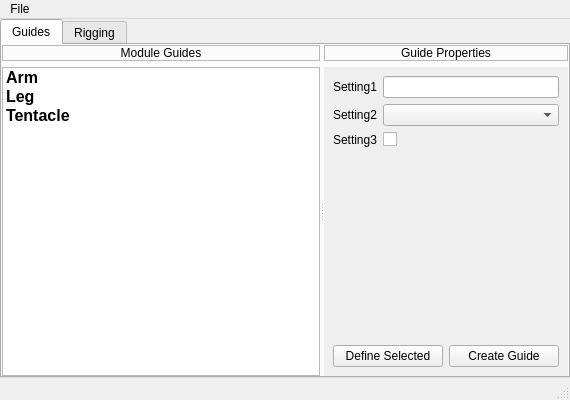
<?xml version="1.0" encoding="UTF-8"?>
<ui version="4.0">
 <class>trigger_MainWindow</class>
 <widget class="QMainWindow" name="trigger_MainWindow">
  <property name="geometry">
   <rect>
    <x>0</x>
    <y>0</y>
    <width>570</width>
    <height>400</height>
   </rect>
  </property>
  <property name="windowTitle">
   <string notr="true">TRigger</string>
  </property>
  <property name="toolTip">
   <string notr="true"/>
  </property>
  <property name="statusTip">
   <string notr="true"/>
  </property>
  <property name="whatsThis">
   <string notr="true"/>
  </property>
  <property name="accessibleName">
   <string notr="true"/>
  </property>
  <property name="accessibleDescription">
   <string notr="true"/>
  </property>
  <widget class="QWidget" name="centralwidget">
   <property name="toolTip">
    <string notr="true"/>
   </property>
   <property name="statusTip">
    <string notr="true"/>
   </property>
   <property name="whatsThis">
    <string notr="true"/>
   </property>
   <property name="accessibleName">
    <string notr="true"/>
   </property>
   <property name="accessibleDescription">
    <string notr="true"/>
   </property>
   <layout class="QVBoxLayout" name="centralWidget_vLay">
    <property name="spacing">
     <number>0</number>
    </property>
    <property name="leftMargin">
     <number>0</number>
    </property>
    <property name="topMargin">
     <number>0</number>
    </property>
    <property name="rightMargin">
     <number>0</number>
    </property>
    <property name="bottomMargin">
     <number>0</number>
    </property>
    <item>
     <widget class="QTabWidget" name="tabWidget">
      <property name="toolTip">
       <string notr="true"/>
      </property>
      <property name="statusTip">
       <string notr="true"/>
      </property>
      <property name="whatsThis">
       <string notr="true"/>
      </property>
      <property name="accessibleName">
       <string notr="true"/>
      </property>
      <property name="accessibleDescription">
       <string notr="true"/>
      </property>
      <property name="currentIndex">
       <number>0</number>
      </property>
      <widget class="QWidget" name="guides_tab">
       <property name="toolTip">
        <string notr="true"/>
       </property>
       <property name="statusTip">
        <string notr="true"/>
       </property>
       <property name="whatsThis">
        <string notr="true"/>
       </property>
       <property name="accessibleName">
        <string notr="true"/>
       </property>
       <property name="accessibleDescription">
        <string notr="true"/>
       </property>
       <attribute name="title">
        <string notr="true">Guides</string>
       </attribute>
       <layout class="QVBoxLayout" name="guides_tab_vlay">
        <property name="spacing">
         <number>0</number>
        </property>
        <property name="leftMargin">
         <number>0</number>
        </property>
        <property name="topMargin">
         <number>0</number>
        </property>
        <property name="rightMargin">
         <number>0</number>
        </property>
        <property name="bottomMargin">
         <number>0</number>
        </property>
        <item>
         <widget class="QSplitter" name="splitter">
          <property name="orientation">
           <enum>Qt::Horizontal</enum>
          </property>
          <widget class="QWidget" name="layoutWidget">
           <layout class="QVBoxLayout" name="L_guides_vLay">
            <item>
             <widget class="QLabel" name="module_guides_lbl">
              <property name="toolTip">
               <string notr="true"/>
              </property>
              <property name="statusTip">
               <string notr="true"/>
              </property>
              <property name="whatsThis">
               <string notr="true"/>
              </property>
              <property name="accessibleName">
               <string notr="true"/>
              </property>
              <property name="accessibleDescription">
               <string notr="true"/>
              </property>
              <property name="frameShape">
               <enum>QFrame::StyledPanel</enum>
              </property>
              <property name="frameShadow">
               <enum>QFrame::Plain</enum>
              </property>
              <property name="text">
               <string notr="true">Module Guides</string>
              </property>
              <property name="alignment">
               <set>Qt::AlignCenter</set>
              </property>
             </widget>
            </item>
            <item>
             <widget class="QListWidget" name="L_guides_listWidget">
              <property name="font">
               <font>
                <pointsize>12</pointsize>
                <weight>75</weight>
                <bold>true</bold>
                <strikeout>false</strikeout>
               </font>
              </property>
              <property name="mouseTracking">
               <bool>false</bool>
              </property>
              <property name="toolTip">
               <string notr="true"/>
              </property>
              <property name="statusTip">
               <string notr="true"/>
              </property>
              <property name="whatsThis">
               <string notr="true"/>
              </property>
              <property name="accessibleName">
               <string notr="true"/>
              </property>
              <property name="accessibleDescription">
               <string notr="true"/>
              </property>
              <property name="frameShape">
               <enum>QFrame::StyledPanel</enum>
              </property>
              <property name="viewMode">
               <enum>QListView::ListMode</enum>
              </property>
              <property name="currentRow">
               <number>-1</number>
              </property>
              <item>
               <property name="text">
                <string notr="true">Arm</string>
               </property>
               <property name="toolTip">
                <string notr="true"/>
               </property>
               <property name="statusTip">
                <string notr="true"/>
               </property>
               <property name="whatsThis">
                <string notr="true"/>
               </property>
               <property name="textAlignment">
                <set>AlignLeading|AlignVCenter</set>
               </property>
              </item>
              <item>
               <property name="text">
                <string notr="true">Leg</string>
               </property>
               <property name="toolTip">
                <string notr="true"/>
               </property>
               <property name="statusTip">
                <string notr="true"/>
               </property>
               <property name="whatsThis">
                <string notr="true"/>
               </property>
               <property name="textAlignment">
                <set>AlignLeading|AlignVCenter</set>
               </property>
              </item>
              <item>
               <property name="text">
                <string notr="true">Tentacle</string>
               </property>
               <property name="toolTip">
                <string notr="true"/>
               </property>
               <property name="statusTip">
                <string notr="true"/>
               </property>
               <property name="whatsThis">
                <string notr="true"/>
               </property>
               <property name="textAlignment">
                <set>AlignLeading|AlignVCenter</set>
               </property>
              </item>
             </widget>
            </item>
           </layout>
          </widget>
          <widget class="QWidget" name="verticalLayoutWidget_2">
           <layout class="QVBoxLayout" name="R_guides_vLay">
            <item>
             <widget class="QLabel" name="guide_properties_lbl">
              <property name="toolTip">
               <string notr="true"/>
              </property>
              <property name="statusTip">
               <string notr="true"/>
              </property>
              <property name="whatsThis">
               <string notr="true"/>
              </property>
              <property name="accessibleName">
               <string notr="true"/>
              </property>
              <property name="accessibleDescription">
               <string notr="true"/>
              </property>
              <property name="frameShape">
               <enum>QFrame::StyledPanel</enum>
              </property>
              <property name="frameShadow">
               <enum>QFrame::Plain</enum>
              </property>
              <property name="text">
               <string notr="true">Guide Properties</string>
              </property>
              <property name="alignment">
               <set>Qt::AlignCenter</set>
              </property>
             </widget>
            </item>
            <item>
             <widget class="QScrollArea" name="R_guides_scrollArea">
              <property name="toolTip">
               <string notr="true"/>
              </property>
              <property name="statusTip">
               <string notr="true"/>
              </property>
              <property name="whatsThis">
               <string notr="true"/>
              </property>
              <property name="accessibleName">
               <string notr="true"/>
              </property>
              <property name="accessibleDescription">
               <string notr="true"/>
              </property>
              <property name="frameShape">
               <enum>QFrame::NoFrame</enum>
              </property>
              <property name="frameShadow">
               <enum>QFrame::Sunken</enum>
              </property>
              <property name="lineWidth">
               <number>1</number>
              </property>
              <property name="widgetResizable">
               <bool>true</bool>
              </property>
              <widget class="QWidget" name="R_guides_WidgetContents">
               <property name="geometry">
                <rect>
                 <x>0</x>
                 <y>0</y>
                 <width>243</width>
                 <height>310</height>
                </rect>
               </property>
               <property name="toolTip">
                <string notr="true"/>
               </property>
               <property name="statusTip">
                <string notr="true"/>
               </property>
               <property name="whatsThis">
                <string notr="true"/>
               </property>
               <property name="accessibleName">
                <string notr="true"/>
               </property>
               <property name="accessibleDescription">
                <string notr="true"/>
               </property>
               <layout class="QVBoxLayout" name="R_guides_scrollArea_vLay">
                <item>
                 <layout class="QFormLayout" name="module_settings_formLayout">
                  <property name="horizontalSpacing">
                   <number>6</number>
                  </property>
                  <item row="0" column="0">
                   <widget class="QLabel" name="setting1_lbl">
                    <property name="toolTip">
                     <string notr="true"/>
                    </property>
                    <property name="statusTip">
                     <string notr="true"/>
                    </property>
                    <property name="whatsThis">
                     <string notr="true"/>
                    </property>
                    <property name="accessibleName">
                     <string notr="true"/>
                    </property>
                    <property name="accessibleDescription">
                     <string notr="true"/>
                    </property>
                    <property name="text">
                     <string notr="true">Setting1</string>
                    </property>
                   </widget>
                  </item>
                  <item row="0" column="1">
                   <widget class="QLineEdit" name="setting1_le">
                    <property name="toolTip">
                     <string notr="true"/>
                    </property>
                    <property name="statusTip">
                     <string notr="true"/>
                    </property>
                    <property name="whatsThis">
                     <string notr="true"/>
                    </property>
                    <property name="accessibleName">
                     <string notr="true"/>
                    </property>
                    <property name="accessibleDescription">
                     <string notr="true"/>
                    </property>
                   </widget>
                  </item>
                  <item row="1" column="0">
                   <widget class="QLabel" name="setting2_lbl">
                    <property name="toolTip">
                     <string notr="true"/>
                    </property>
                    <property name="statusTip">
                     <string notr="true"/>
                    </property>
                    <property name="whatsThis">
                     <string notr="true"/>
                    </property>
                    <property name="accessibleName">
                     <string notr="true"/>
                    </property>
                    <property name="accessibleDescription">
                     <string notr="true"/>
                    </property>
                    <property name="text">
                     <string notr="true">Setting2</string>
                    </property>
                   </widget>
                  </item>
                  <item row="1" column="1">
                   <widget class="QComboBox" name="setting2_combo">
                    <property name="toolTip">
                     <string notr="true"/>
                    </property>
                    <property name="statusTip">
                     <string notr="true"/>
                    </property>
                    <property name="whatsThis">
                     <string notr="true"/>
                    </property>
                    <property name="accessibleName">
                     <string notr="true"/>
                    </property>
                    <property name="accessibleDescription">
                     <string notr="true"/>
                    </property>
                   </widget>
                  </item>
                  <item row="2" column="0">
                   <widget class="QLabel" name="setting3_lbl">
                    <property name="toolTip">
                     <string notr="true"/>
                    </property>
                    <property name="statusTip">
                     <string notr="true"/>
                    </property>
                    <property name="whatsThis">
                     <string notr="true"/>
                    </property>
                    <property name="accessibleName">
                     <string notr="true"/>
                    </property>
                    <property name="accessibleDescription">
                     <string notr="true"/>
                    </property>
                    <property name="text">
                     <string notr="true">Setting3</string>
                    </property>
                   </widget>
                  </item>
                  <item row="2" column="1">
                   <widget class="QCheckBox" name="setting3_chk">
                    <property name="toolTip">
                     <string notr="true"/>
                    </property>
                    <property name="statusTip">
                     <string notr="true"/>
                    </property>
                    <property name="whatsThis">
                     <string notr="true"/>
                    </property>
                    <property name="accessibleName">
                     <string notr="true"/>
                    </property>
                    <property name="accessibleDescription">
                     <string notr="true"/>
                    </property>
                   </widget>
                  </item>
                 </layout>
                </item>
                <item>
                 <layout class="QHBoxLayout" name="guide_buttons_hLay">
                  <item>
                   <widget class="QPushButton" name="define_selected_pb">
                    <property name="toolTip">
                     <string notr="true"/>
                    </property>
                    <property name="statusTip">
                     <string notr="true"/>
                    </property>
                    <property name="whatsThis">
                     <string notr="true"/>
                    </property>
                    <property name="accessibleName">
                     <string notr="true"/>
                    </property>
                    <property name="accessibleDescription">
                     <string notr="true"/>
                    </property>
                    <property name="text">
                     <string notr="true">Define Selected</string>
                    </property>
                   </widget>
                  </item>
                  <item>
                   <widget class="QPushButton" name="create_guide_pb">
                    <property name="toolTip">
                     <string notr="true"/>
                    </property>
                    <property name="statusTip">
                     <string notr="true"/>
                    </property>
                    <property name="whatsThis">
                     <string notr="true"/>
                    </property>
                    <property name="accessibleName">
                     <string notr="true"/>
                    </property>
                    <property name="accessibleDescription">
                     <string notr="true"/>
                    </property>
                    <property name="text">
                     <string notr="true">Create Guide</string>
                    </property>
                   </widget>
                  </item>
                 </layout>
                </item>
               </layout>
              </widget>
             </widget>
            </item>
           </layout>
          </widget>
         </widget>
        </item>
       </layout>
      </widget>
      <widget class="QWidget" name="rigging_tab">
       <property name="toolTip">
        <string notr="true"/>
       </property>
       <property name="statusTip">
        <string notr="true"/>
       </property>
       <property name="whatsThis">
        <string notr="true"/>
       </property>
       <property name="accessibleName">
        <string notr="true"/>
       </property>
       <property name="accessibleDescription">
        <string notr="true"/>
       </property>
       <attribute name="title">
        <string notr="true">Rigging</string>
       </attribute>
      </widget>
     </widget>
    </item>
   </layout>
  </widget>
  <widget class="QMenuBar" name="menubar">
   <property name="geometry">
    <rect>
     <x>0</x>
     <y>0</y>
     <width>570</width>
     <height>21</height>
    </rect>
   </property>
   <property name="toolTip">
    <string notr="true"/>
   </property>
   <property name="statusTip">
    <string notr="true"/>
   </property>
   <property name="accessibleName">
    <string notr="true"/>
   </property>
   <property name="accessibleDescription">
    <string notr="true"/>
   </property>
   <widget class="QMenu" name="menuFile">
    <property name="toolTip">
     <string notr="true"/>
    </property>
    <property name="statusTip">
     <string notr="true"/>
    </property>
    <property name="whatsThis">
     <string notr="true"/>
    </property>
    <property name="accessibleName">
     <string notr="true"/>
    </property>
    <property name="accessibleDescription">
     <string notr="true"/>
    </property>
    <property name="title">
     <string notr="true">File</string>
    </property>
    <addaction name="New_Session_action"/>
    <addaction name="Save_Session_action"/>
    <addaction name="Load_Session_action"/>
    <addaction name="separator"/>
    <addaction name="Import_Guides_action"/>
    <addaction name="Export_Guides_action"/>
    <addaction name="separator"/>
    <addaction name="actionSettings"/>
   </widget>
   <addaction name="menuFile"/>
  </widget>
  <widget class="QStatusBar" name="statusbar">
   <property name="toolTip">
    <string notr="true"/>
   </property>
   <property name="statusTip">
    <string notr="true"/>
   </property>
   <property name="whatsThis">
    <string notr="true"/>
   </property>
   <property name="accessibleName">
    <string notr="true"/>
   </property>
  </widget>
  <action name="Import_Guides_action">
   <property name="text">
    <string notr="true">Import Guides</string>
   </property>
   <property name="iconText">
    <string notr="true">Import Guides</string>
   </property>
   <property name="toolTip">
    <string notr="true">Import Guides</string>
   </property>
   <property name="statusTip">
    <string notr="true"/>
   </property>
   <property name="whatsThis">
    <string notr="true"/>
   </property>
  </action>
  <action name="Export_Guides_action">
   <property name="text">
    <string notr="true">Export Guides</string>
   </property>
   <property name="iconText">
    <string notr="true">Export Guides</string>
   </property>
   <property name="toolTip">
    <string notr="true">Export Guides</string>
   </property>
   <property name="statusTip">
    <string notr="true"/>
   </property>
   <property name="whatsThis">
    <string notr="true"/>
   </property>
  </action>
  <action name="Save_Session_action">
   <property name="text">
    <string notr="true">Save Session</string>
   </property>
   <property name="iconText">
    <string notr="true">Save Session</string>
   </property>
   <property name="toolTip">
    <string notr="true">Save Session</string>
   </property>
   <property name="statusTip">
    <string notr="true"/>
   </property>
   <property name="whatsThis">
    <string notr="true"/>
   </property>
  </action>
  <action name="Load_Session_action">
   <property name="text">
    <string notr="true">Load Session</string>
   </property>
   <property name="iconText">
    <string notr="true">Load Session</string>
   </property>
   <property name="toolTip">
    <string notr="true">Load Session</string>
   </property>
   <property name="statusTip">
    <string notr="true"/>
   </property>
   <property name="whatsThis">
    <string notr="true"/>
   </property>
  </action>
  <action name="New_Session_action">
   <property name="text">
    <string notr="true">New Session</string>
   </property>
   <property name="iconText">
    <string notr="true">New Session</string>
   </property>
   <property name="toolTip">
    <string notr="true">New Session</string>
   </property>
   <property name="statusTip">
    <string notr="true"/>
   </property>
   <property name="whatsThis">
    <string notr="true"/>
   </property>
  </action>
  <action name="actionSettings">
   <property name="text">
    <string notr="true">Settings</string>
   </property>
   <property name="iconText">
    <string notr="true">Settings</string>
   </property>
   <property name="toolTip">
    <string notr="true">Settings</string>
   </property>
   <property name="statusTip">
    <string notr="true"/>
   </property>
   <property name="whatsThis">
    <string notr="true"/>
   </property>
  </action>
 </widget>
 <resources/>
 <connections/>
</ui>
